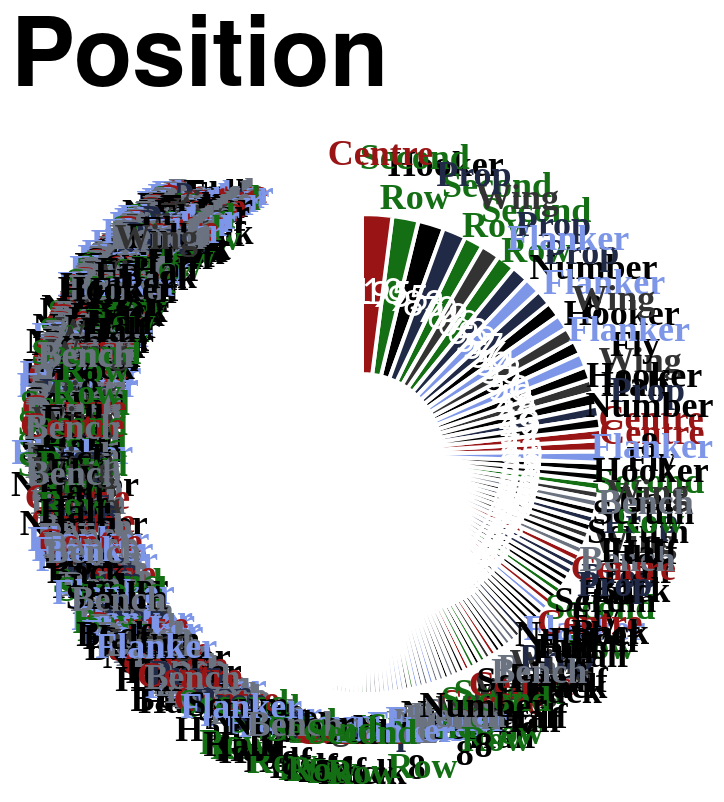

Express this chart as Vega-Lite.
### Vega-Lite specification from a JSON file in a GitHub repository (floating-point values rounded to 4 significant figures; data arrays with more than 128 entries replaced by an {"elided": "..."} marker saying what was removed)
{"config": {"axis": {"labelFont": "PT Sans Narrow, Helvetica Neue, Helvetica, Arial, sans-serif", "titleFont": "PT Sans Narrow, Helvetica Neue, Helvetica, Arial, sans-serif", "labelFontSize": 13, "titleFontSize": 24, "gridColor": "#202947", "gridOpacity": 0.2, "zindex": 1}, "text": {"font": "Lato, sans-serif"}, "bar": {"cornerRadiusEnd": 5}, "header": {"labelFont": "PT Sans Narrow, Helvetica Neue, Helvetica, Arial, sans-serif", "titleFont": "PT Sans Narrow, Helvetica Neue, Helvetica, Arial, sans-serif", "labelFontSize": 24, "titleFontSize": 28, "labelFontWeight": "bold", "orient": "left"}, "legend": {"labelFont": "PT Sans Narrow, Helvetica Neue, Helvetica, Arial, sans-serif", "titleFont": "PT Sans Narrow, Helvetica Neue, Helvetica, Arial, sans-serif", "labelFontSize": 14, "titleFontSize": 16, "titlePadding": 5, "fillColor": "white", "strokeColor": "black", "padding": 10, "titleFontWeight": "lighter", "titleFontStyle": "italic", "titleColor": "gray", "offset": 10}, "title": {"font": "PT Sans Narrow, Helvetica Neue, Helvetica, Arial, sans-serif", "fontSize": 48, "fontWeight": "bold", "anchor": "start", "align": "center", "titlePadding": 20, "subtitlePadding": 10, "subtitleFontSize": 13, "subtitleColor": "", "subtitleFontStyle": "italic", "offset": 15, "color": "black"}, "axisX": {"labelAngle": 0}, "facet": {"title": null, "header": null, "align": {"row": "each", "column": "each"}}, "resolve": {"scale": {"y": "independent", "facet": "independent"}}, "background": "transparent", "scale": {"offsetBandPaddingOuter": 0.2, "offsetBandPaddingInner": 0.1}}, "layer": [{"mark": {"type": "arc", "innerRadius": 40, "outerRadius": 120, "stroke": "#ffffff", "strokeWidth": 2}, "encoding": {"color": {"field": "position", "legend": null, "scale": {"domain": ["Prop", "Flanker", "Second Row", "Centre", "Wing", "Fly Half", "Hooker", "Scrum Half", "Full Back", "Number 8", "Bench"], "range": ["#202946", "#7d96e8", "#146f14", "#991515", "#333333", "#000000", "#000000", "#000000", "#000000", "#000000", "#6b7280"]}, "sort": {"field": "sort_order", "op": "min", "order": "ascending"}, "type": "nominal"}, "order": {"field": "appearances", "sort": "ascending", "type": "quantitative"}, "theta": {"field": "appearances", "sort": "descending", "stack": true, "title": "Appearances", "type": "quantitative"}, "tooltip": [{"field": "player", "title": "Player", "type": "nominal"}, {"field": "position", "title": "Position", "type": "nominal"}, {"field": "appearances", "title": "Appearances", "type": "quantitative"}]}}, {"mark": {"type": "text", "dy": -5, "font": "PT Sans Narrow", "fontSize": 18, "fontWeight": "bold", "radius": 145}, "encoding": {"color": {"field": "position", "legend": null, "scale": {"domain": ["Prop", "Flanker", "Second Row", "Centre", "Wing", "Fly Half", "Hooker", "Scrum Half", "Full Back", "Number 8", "Bench"], "range": ["#202946", "#7d96e8", "#146f14", "#991515", "#333333", "#000000", "#000000", "#000000", "#000000", "#000000", "#6b7280"]}, "type": "nominal"}, "opacity": {"condition": {"test": "datum.appearances > 2", "value": 1}, "value": 0}, "order": {"field": "appearances", "sort": "ascending", "type": "quantitative"}, "text": {"field": "position_label", "type": "nominal"}, "theta": {"field": "appearances", "sort": "descending", "stack": true, "title": "Appearances", "type": "quantitative"}}, "transform": [{"calculate": "split(datum.position, ' ')", "as": "position_label"}]}, {"mark": {"type": "text", "color": "white", "fontSize": 18, "radius": 80}, "encoding": {"order": {"field": "appearances", "sort": "ascending", "type": "quantitative"}, "text": {"field": "appearances", "type": "nominal"}, "theta": {"field": "appearances", "sort": "descending", "stack": true, "title": "Appearances", "type": "quantitative"}}}], "data": {"name": "data-73719617b516889696da3e80a0951856"}, "height": 300, "resolve": {"scale": {"color": "shared"}}, "title": "Position", "width": 300, "$schema": "https://vega.github.io/schema/vega-lite/v5.20.1.json", "datasets": {"data-73719617b516889696da3e80a0951856": {"elided": "769 records"}}}
